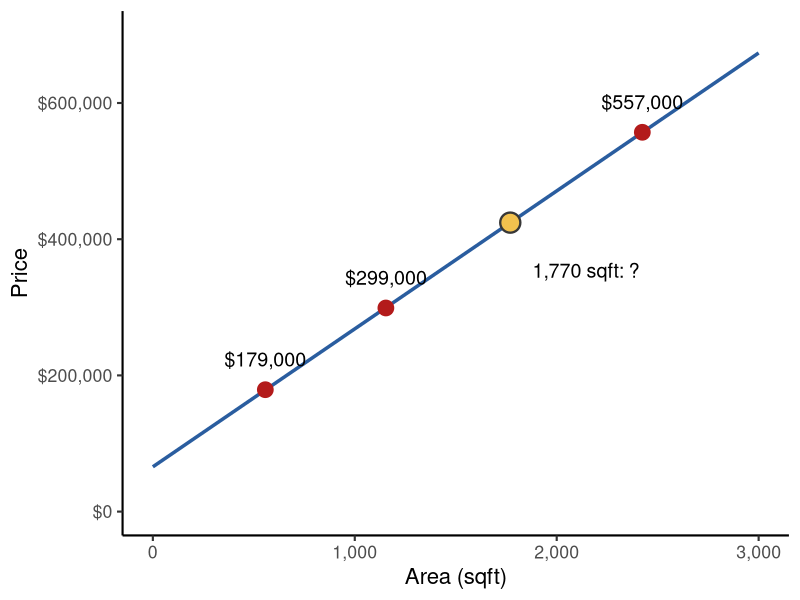

The R script that drew this image:
# slides_lesson_11_house.R -----------------------------------------------------
# Feeds: Lesson 10 slides, "What is Regression?" (house price in Ithaca).
# Run from the top of the repo:  Rscript functions/slides_lesson_11_house.R
# Reads:  workshops/ithaca_houses.csv (3 houses: square footage and price)
# Writes: docs-v3/images/slides/lesson-11/gen_house_line.png; prints the fit
#   and the predicted price of a 1,770 sqft house.
library(dplyr)
library(readr)
library(ggplot2)

houses = read_csv("workshops/ithaca_houses.csv", show_col_types = FALSE)

# Least squares line through the three houses
m = lm(price ~ sqft, data = houses)
print(coef(m))

# What should a 1,770 sqft house cost?
newhouse = tibble(sqft = 1770)
newhouse = newhouse %>% mutate(price = predict(m, newdata = newhouse))
print(newhouse)

g = ggplot(houses, aes(x = sqft, y = price)) +
  geom_smooth(method = "lm", formula = y ~ x, se = FALSE,
              color = "#2a5d9f", linewidth = 1.2, fullrange = TRUE) +
  geom_point(size = 5, color = "#b31b1b") +
  geom_point(data = newhouse, size = 6, shape = 21, fill = "#f2c14e", color = "#373737", stroke = 1.2) +
  geom_text(aes(label = paste0("$", format(price, big.mark = ","))),
            nudge_y = 45000, size = 5) +
  annotate("text", x = 1880, y = newhouse$price - 70000, hjust = 0, label = "1,770 sqft: ?", size = 5) +
  scale_x_continuous(limits = c(0, 3000), labels = scales::comma) +
  scale_y_continuous(limits = c(0, 700000), labels = scales::dollar) +
  labs(x = "Area (sqft)", y = "Price") +
  theme_classic(base_size = 16)

ggsave("docs-v3/images/slides/lesson-11/gen_house_line.png", g,
       width = 5.2, height = 3.1, dpi = 200, bg = "white")
